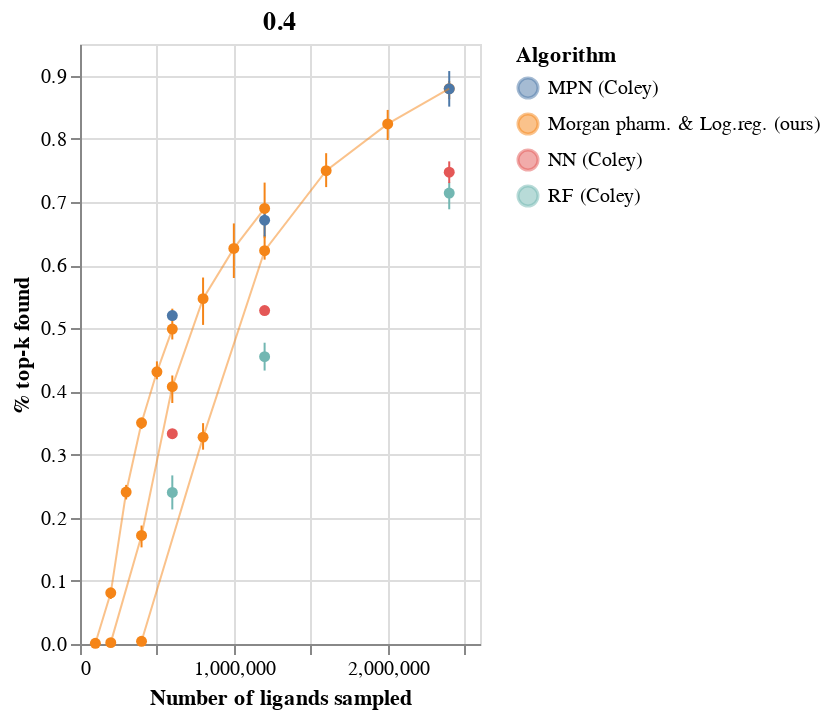

Notebook code cell kept with this figure:
### Code cell
chs[0]+chs[1]+chs[2]

### Figure 1 — Vega-Lite specification as saved in the notebook (floating-point values rounded to 4 significant figures)
{"config": {"view": {"continuousWidth": 400, "continuousHeight": 300}}, "layer": [{"mark": {"type": "errorbar", "extent": "ci"}, "encoding": {"color": {"type": "nominal", "field": "Algorithm"}, "x": {"type": "quantitative", "field": "N ligands explored", "scale": {"domain": [0, 2410000]}, "title": "Number of ligands sampled"}, "y": {"type": "quantitative", "field": "% top-k found", "scale": {"domain": [0, 0.95]}}}}, {"mark": {"type": "point", "color": "black", "filled": true}, "encoding": {"color": {"type": "nominal", "field": "Algorithm"}, "x": {"type": "quantitative", "field": "N ligands explored"}, "y": {"type": "quantitative", "aggregate": "mean", "field": "% top-k found", "scale": {"domain": [0, 0.95]}}}}, {"mark": {"type": "line", "color": "black", "opacity": 0.5, "size": 1}, "encoding": {"color": {"type": "nominal", "field": "Algorithm"}, "x": {"type": "quantitative", "field": "N ligands explored"}, "y": {"type": "quantitative", "aggregate": "mean", "field": "% top-k found", "scale": {"domain": [0, 0.95]}}}}, {"layer": [{"mark": {"type": "errorbar", "extent": "ci"}, "encoding": {"color": {"type": "nominal", "field": "Algorithm"}, "x": {"type": "quantitative", "field": "N ligands explored", "scale": {"domain": [0, 1210000]}, "title": "Number of ligands sampled"}, "y": {"type": "quantitative", "field": "% top-k found", "scale": {"domain": [0, 0.95]}}}}, {"mark": {"type": "point", "color": "black", "filled": true}, "encoding": {"color": {"type": "nominal", "field": "Algorithm"}, "x": {"type": "quantitative", "field": "N ligands explored"}, "y": {"type": "quantitative", "aggregate": "mean", "field": "% top-k found", "scale": {"domain": [0, 0.95]}}}}, {"mark": {"type": "line", "color": "black", "opacity": 0.5, "size": 1}, "encoding": {"color": {"type": "nominal", "field": "Algorithm"}, "x": {"type": "quantitative", "field": "N ligands explored"}, "y": {"type": "quantitative", "aggregate": "mean", "field": "% top-k found", "scale": {"domain": [0, 0.95]}}}}], "data": {"name": "data-7455ae1cdda928ca2d8cb4528a4807b2"}, "title": "0.2", "width": 200}, {"layer": [{"mark": {"type": "errorbar", "extent": "ci"}, "encoding": {"color": {"type": "nominal", "field": "Algorithm"}, "x": {"type": "quantitative", "field": "N ligands explored", "scale": {"domain": [0, 610000]}, "title": "Number of ligands sampled"}, "y": {"type": "quantitative", "field": "% top-k found", "scale": {"domain": [0, 0.95]}}}}, {"mark": {"type": "point", "color": "black", "filled": true}, "encoding": {"color": {"type": "nominal", "field": "Algorithm"}, "x": {"type": "quantitative", "field": "N ligands explored"}, "y": {"type": "quantitative", "aggregate": "mean", "field": "% top-k found", "scale": {"domain": [0, 0.95]}}}}, {"mark": {"type": "line", "color": "black", "opacity": 0.5, "size": 1}, "encoding": {"color": {"type": "nominal", "field": "Algorithm"}, "x": {"type": "quantitative", "field": "N ligands explored"}, "y": {"type": "quantitative", "aggregate": "mean", "field": "% top-k found", "scale": {"domain": [0, 0.95]}}}}], "data": {"name": "data-0c01a76e22be92105ddc77feeec60061"}, "title": "0.1", "width": 200}], "data": {"name": "data-088d808d9d564587e1089f10a2fd406a"}, "title": "0.4", "width": 200, "$schema": "https://vega.github.io/schema/vega-lite/v4.8.1.json", "datasets": {"data-088d808d9d564587e1089f10a2fd406a": [{"Unnamed: 0": 0.0, "Algorithm": "Morgan pharm. & Log.reg. (ours)", "Training size": 400000, "N ligands explored": 400000, "% top-k found": 0.0037}, {"Unnamed: 0": 1.0, "Algorithm": "Morgan pharm. & Log.reg. (ours)", "Training size": 400000, "N ligands explored": 800000, "% top-k found": 0.3077}, {"Unnamed: 0": 2.0, "Algorithm": "Morgan pharm. & Log.reg. (ours)", "Training size": 400000, "N ligands explored": 1200000, "% top-k found": 0.6086}, {"Unnamed: 0": 3.0, "Algorithm": "Morgan pharm. & Log.reg. (ours)", "Training size": 400000, "N ligands explored": 1600000, "% top-k found": 0.7478}, {"Unnamed: 0": 4.0, "Algorithm": "Morgan pharm. & Log.reg. (ours)", "Training size": 400000, "N ligands explored": 2000000, "% top-k found": 0.8267}, {"Unnamed: 0": 5.0, "Algorithm": "Morgan pharm. & Log.reg. (ours)", "Training size": 400000, "N ligands explored": 2400000, "% top-k found": 0.8914}, {"Unnamed: 0": 18.0, "Algorithm": "Morgan pharm. & Log.reg. (ours)", "Training size": 400000, "N ligands explored": 400000, "% top-k found": 0.00448}, {"Unnamed: 0": 19.0, "Algorithm": "Morgan pharm. & Log.reg. (ours)", "Training size": 400000, "N ligands explored": 800000, "% top-k found": 0.3252}, {"Unnamed: 0": 20.0, "Algorithm": "Morgan pharm. & Log.reg. (ours)", "Training size": 400000, "N ligands explored": 1200000, "% top-k found": 0.6125}, {"Unnamed: 0": 21.0, "Algorithm": "Morgan pharm. & Log.reg. (ours)", "Training size": 400000, "N ligands explored": 1600000, "% top-k found": 0.7234}, {"Unnamed: 0": 22.0, "Algorithm": "Morgan pharm. & Log.reg. (ours)", "Training size": 400000, "N ligands explored": 2000000, "% top-k found": 0.798}, {"Unnamed: 0": 23.0, "Algorithm": "Morgan pharm. & Log.reg. (ours)", "Training size": 400000, "N ligands explored": 2400000, "% top-k found": 0.8627}, {"Unnamed: 0": 36.0, "Algorithm": "Morgan pharm. & Log.reg. (ours)", "Training size": 400000, "N ligands explored": 400000, "% top-k found": 0.00448}, {"Unnamed: 0": 37.0, "Algorithm": "Morgan pharm. & Log.reg. (ours)", "Training size": 400000, "N ligands explored": 800000, "% top-k found": 0.3497}, {"Unnamed: 0": 38.0, "Algorithm": "Morgan pharm. & Log.reg. (ours)", "Training size": 400000, "N ligands explored": 1200000, "% top-k found": 0.647}, {"Unnamed: 0": 39.0, "Algorithm": "Morgan pharm. & Log.reg. (ours)", "Training size": 400000, "N ligands explored": 1600000, "% top-k found": 0.7771}, {"Unnamed: 0": 40.0, "Algorithm": "Morgan pharm. & Log.reg. (ours)", "Training size": 400000, "N ligands explored": 2000000, "% top-k found": 0.8456}, {"Unnamed: 0": 41.0, "Algorithm": "Morgan pharm. & Log.reg. (ours)", "Training size": 400000, "N ligands explored": 2400000, "% top-k found": 0.8836}, {"Unnamed: 0": null, "Algorithm": "RF (Coley)", "Training size": 400000, "N ligands explored": 2400000, "% top-k found": 0.6883}, {"Unnamed: 0": null, "Algorithm": "RF (Coley)", "Training size": 400000, "N ligands explored": 2400000, "% top-k found": 0.714}, {"Unnamed: 0": null, "Algorithm": "RF (Coley)", "Training size": 400000, "N ligands explored": 2400000, "% top-k found": 0.7397}, {"Unnamed: 0": null, "Algorithm": "NN (Coley)", "Training size": 400000, "N ligands explored": 2400000, "% top-k found": 0.7299}, {"Unnamed: 0": null, "Algorithm": "NN (Coley)", "Training size": 400000, "N ligands explored": 2400000, "% top-k found": 0.747}, {"Unnamed: 0": null, "Algorithm": "NN (Coley)", "Training size": 400000, "N ligands explored": 2400000, "% top-k found": 0.7641}, {"Unnamed: 0": null, "Algorithm": "MPN (Coley)", "Training size": 400000, "N ligands explored": 2400000, "% top-k found": 0.8508}, {"Unnamed: 0": null, "Algorithm": "MPN (Coley)", "Training size": 400000, "N ligands explored": 2400000, "% top-k found": 0.879}, {"Unnamed: 0": null, "Algorithm": "MPN (Coley)", "Training size": 400000, "N ligands explored": 2400000, "% top-k found": 0.9072}], "data-7455ae1cdda928ca2d8cb4528a4807b2": [{"Unnamed: 0": 6.0, "Algorithm": "Morgan pharm. & Log.reg. (ours)", "Training size": 200000, "N ligands explored": 200000, "% top-k found": 0.00178}, {"Unnamed: 0": 7.0, "Algorithm": "Morgan pharm. & Log.reg. (ours)", "Training size": 200000, "N ligands explored": 400000, "% top-k found": 0.153}, {"Unnamed: 0": 8.0, "Algorithm": "Morgan pharm. & Log.reg. (ours)", "Training size": 200000, "N ligands explored": 600000, "% top-k found": 0.3816}, {"Unnamed: 0": 9.0, "Algorithm": "Morgan pharm. & Log.reg. (ours)", "Training size": 200000, "N ligands explored": 800000, "% top-k found": 0.5052}, {"Unnamed: 0": 10.0, "Algorithm": "Morgan pharm. & Log.reg. (ours)", "Training size": 200000, "N ligands explored": 1000000, "% top-k found": 0.5795}, {"Unnamed: 0": 11.0, "Algorithm": "Morgan pharm. & Log.reg. (ours)", "Training size": 200000, "N ligands explored": 1200000, "% top-k found": 0.6425}, {"Unnamed: 0": 24.0, "Algorithm": "Morgan pharm. & Log.reg. (ours)", "Training size": 200000, "N ligands explored": 200000, "% top-k found": 0.0022}, {"Unnamed: 0": 25.0, "Algorithm": "Morgan pharm. & Log.reg. (ours)", "Training size": 200000, "N ligands explored": 400000, "% top-k found": 0.175}, {"Unnamed: 0": 26.0, "Algorithm": "Morgan pharm. & Log.reg. (ours)", "Training size": 200000, "N ligands explored": 600000, "% top-k found": 0.4158}, {"Unnamed: 0": 27.0, "Algorithm": "Morgan pharm. & Log.reg. (ours)", "Training size": 200000, "N ligands explored": 800000, "% top-k found": 0.555}, {"Unnamed: 0": 28.0, "Algorithm": "Morgan pharm. & Log.reg. (ours)", "Training size": 200000, "N ligands explored": 1000000, "% top-k found": 0.6335}, {"Unnamed: 0": 29.0, "Algorithm": "Morgan pharm. & Log.reg. (ours)", "Training size": 200000, "N ligands explored": 1200000, "% top-k found": 0.6957}, {"Unnamed: 0": 42.0, "Algorithm": "Morgan pharm. & Log.reg. (ours)", "Training size": 200000, "N ligands explored": 200000, "% top-k found": 0.00254}, {"Unnamed: 0": 43.0, "Algorithm": "Morgan pharm. & Log.reg. (ours)", "Training size": 200000, "N ligands explored": 400000, "% top-k found": 0.1876}, {"Unnamed: 0": 44.0, "Algorithm": "Morgan pharm. & Log.reg. (ours)", "Training size": 200000, "N ligands explored": 600000, "% top-k found": 0.4252}, {"Unnamed: 0": 45.0, "Algorithm": "Morgan pharm. & Log.reg. (ours)", "Training size": 200000, "N ligands explored": 800000, "% top-k found": 0.5802}, {"Unnamed: 0": 46.0, "Algorithm": "Morgan pharm. & Log.reg. (ours)", "Training size": 200000, "N ligands explored": 1000000, "% top-k found": 0.6659}, {"Unnamed: 0": 47.0, "Algorithm": "Morgan pharm. & Log.reg. (ours)", "Training size": 200000, "N ligands explored": 1200000, "% top-k found": 0.7306}, {"Unnamed: 0": null, "Algorithm": "RF (Coley)", "Training size": 200000, "N ligands explored": 1200000, "% top-k found": 0.433}, {"Unnamed: 0": null, "Algorithm": "RF (Coley)", "Training size": 200000, "N ligands explored": 1200000, "% top-k found": 0.455}, {"Unnamed: 0": null, "Algorithm": "RF (Coley)", "Training size": 200000, "N ligands explored": 1200000, "% top-k found": 0.477}, {"Unnamed: 0": null, "Algorithm": "NN (Coley)", "Training size": 200000, "N ligands explored": 1200000, "% top-k found": 0.5219}, {"Unnamed: 0": null, "Algorithm": "NN (Coley)", "Training size": 200000, "N ligands explored": 1200000, "% top-k found": 0.528}, {"Unnamed: 0": null, "Algorithm": "NN (Coley)", "Training size": 200000, "N ligands explored": 1200000, "% top-k found": 0.5341}, {"Unnamed: 0": null, "Algorithm": "MPN (Coley)", "Training size": 200000, "N ligands explored": 1200000, "% top-k found": 0.6453}, {"Unnamed: 0": null, "Algorithm": "MPN (Coley)", "Training size": 200000, "N ligands explored": 1200000, "% top-k found": 0.671}, {"Unnamed: 0": null, "Algorithm": "MPN (Coley)", "Training size": 200000, "N ligands explored": 1200000, "% top-k found": 0.6967}], "data-0c01a76e22be92105ddc77feeec60061": [{"Unnamed: 0": 12.0, "Algorithm": "Morgan pharm. & Log.reg. (ours)", "Training size": 100000, "N ligands explored": 100000, "% top-k found": 0.00094}, {"Unnamed: 0": 13.0, "Algorithm": "Morgan pharm. & Log.reg. (ours)", "Training size": 100000, "N ligands explored": 200000, "% top-k found": 0.07122}, {"Unnamed: 0": 14.0, "Algorithm": "Morgan pharm. & Log.reg. (ours)", "Training size": 100000, "N ligands explored": 300000, "% top-k found": 0.2289}, {"Unnamed: 0": 15.0, "Algorithm": "Morgan pharm. & Log.reg. (ours)", "Training size": 100000, "N ligands explored": 400000, "% top-k found": 0.3403}, {"Unnamed: 0": 16.0, "Algorithm": "Morgan pharm. & Log.reg. (ours)", "Training size": 100000, "N ligands explored": 500000, "% top-k found": 0.4191}, {"Unnamed: 0": 17.0, "Algorithm": "Morgan pharm. & Log.reg. (ours)", "Training size": 100000, "N ligands explored": 600000, "% top-k found": 0.4822}, {"Unnamed: 0": 30.0, "Algorithm": "Morgan pharm. & Log.reg. (ours)", "Training size": 100000, "N ligands explored": 100000, "% top-k found": 0.00116}, {"Unnamed: 0": 31.0, "Algorithm": "Morgan pharm. & Log.reg. (ours)", "Training size": 100000, "N ligands explored": 200000, "% top-k found": 0.08806}, {"Unnamed: 0": 32.0, "Algorithm": "Morgan pharm. & Log.reg. (ours)", "Training size": 100000, "N ligands explored": 300000, "% top-k found": 0.2519}, {"Unnamed: 0": 33.0, "Algorithm": "Morgan pharm. & Log.reg. (ours)", "Training size": 100000, "N ligands explored": 400000, "% top-k found": 0.3532}, {"Unnamed: 0": 34.0, "Algorithm": "Morgan pharm. & Log.reg. (ours)", "Training size": 100000, "N ligands explored": 500000, "% top-k found": 0.4263}, {"Unnamed: 0": 35.0, "Algorithm": "Morgan pharm. & Log.reg. (ours)", "Training size": 100000, "N ligands explored": 600000, "% top-k found": 0.4829}, {"Unnamed: 0": 48.0, "Algorithm": "Morgan pharm. & Log.reg. (ours)", "Training size": 100000, "N ligands explored": 100000, "% top-k found": 0.00118}, {"Unnamed: 0": 49.0, "Algorithm": "Morgan pharm. & Log.reg. (ours)", "Training size": 100000, "N ligands explored": 200000, "% top-k found": 0.08394}, {"Unnamed: 0": 50.0, "Algorithm": "Morgan pharm. & Log.reg. (ours)", "Training size": 100000, "N ligands explored": 300000, "% top-k found": 0.2411}, {"Unnamed: 0": 51.0, "Algorithm": "Morgan pharm. & Log.reg. (ours)", "Training size": 100000, "N ligands explored": 400000, "% top-k found": 0.357}, {"Unnamed: 0": 52.0, "Algorithm": "Morgan pharm. & Log.reg. (ours)", "Training size": 100000, "N ligands explored": 500000, "% top-k found": 0.4475}, {"Unnamed: 0": 53.0, "Algorithm": "Morgan pharm. & Log.reg. (ours)", "Training size": 100000, "N ligands explored": 600000, "% top-k found": 0.5309}, {"Unnamed: 0": null, "Algorithm": "RF (Coley)", "Training size": 100000, "N ligands explored": 600000, "% top-k found": 0.2131}, {"Unnamed: 0": null, "Algorithm": "RF (Coley)", "Training size": 100000, "N ligands explored": 600000, "% top-k found": 0.24}, {"Unnamed: 0": null, "Algorithm": "RF (Coley)", "Training size": 100000, "N ligands explored": 600000, "% top-k found": 0.2669}, {"Unnamed: 0": null, "Algorithm": "NN (Coley)", "Training size": 100000, "N ligands explored": 600000, "% top-k found": 0.3293}, {"Unnamed: 0": null, "Algorithm": "NN (Coley)", "Training size": 100000, "N ligands explored": 600000, "% top-k found": 0.333}, {"Unnamed: 0": null, "Algorithm": "NN (Coley)", "Training size": 100000, "N ligands explored": 600000, "% top-k found": 0.3367}, {"Unnamed: 0": null, "Algorithm": "MPN (Coley)", "Training size": 100000, "N ligands explored": 600000, "% top-k found": 0.5139}, {"Unnamed: 0": null, "Algorithm": "MPN (Coley)", "Training size": 100000, "N ligands explored": 600000, "% top-k found": 0.52}, {"Unnamed: 0": null, "Algorithm": "MPN (Coley)", "Training size": 100000, "N ligands explored": 600000, "% top-k found": 0.5261}]}}
